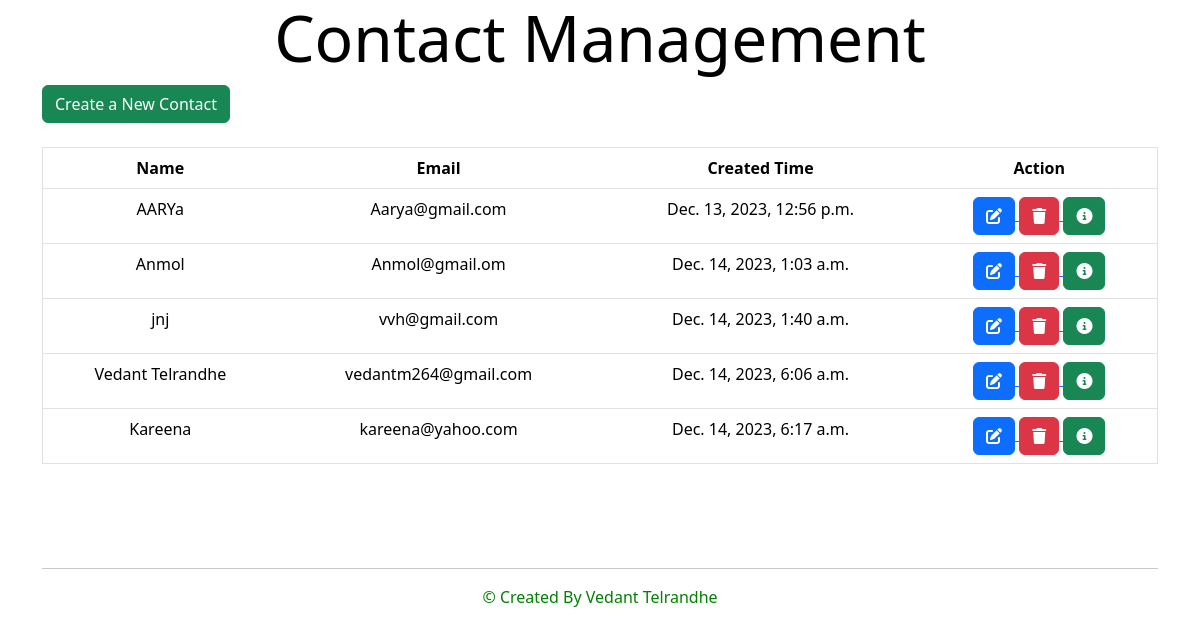
Before: / with the older database file.
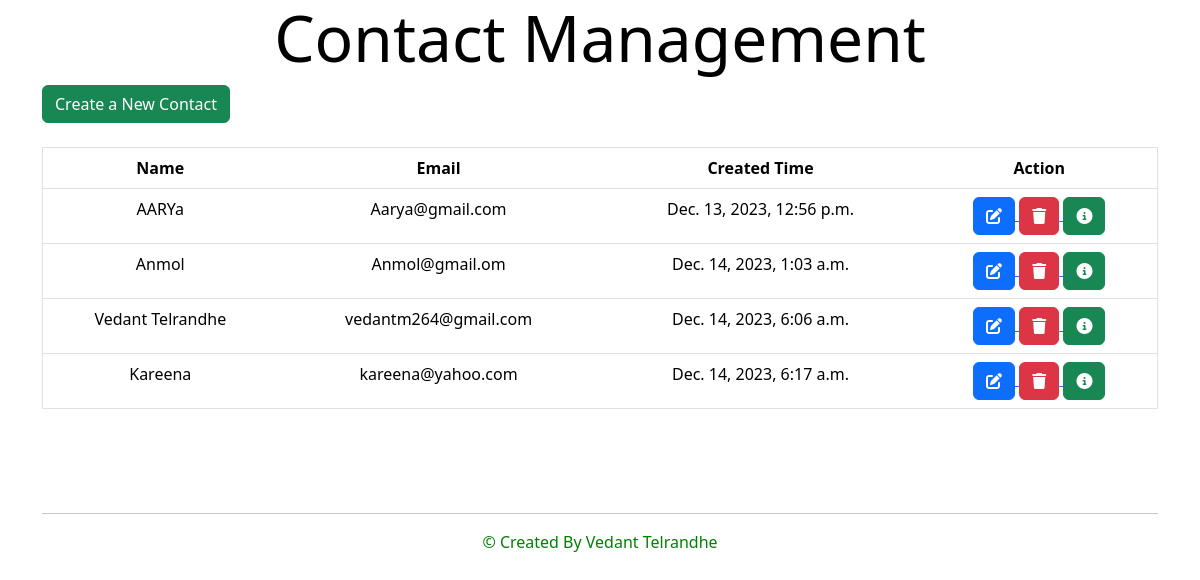
After: the same page with the newer database file.
### ContactManagement/models.py (models this page shows, shortened)
class Contact(models.Model):
    id=models.IntegerField(primary_key=True)
    fullname = models.CharField(max_length=100, unique=True)
    emailId=models.EmailField(unique=True)
    notes = models.CharField(max_length=255, default='No notes')
    created_at = models.DateTimeField(auto_now_add=True)

### ContactManagement/views.py (the view)
# urls.py: path('', views.index, name="index"),
def index(request):
    contacts=Contact.objects.all()
    return render(request,'index.html',{'contacts':contacts})

### ContactManagement/templates/index.html (shortened to what this page needs)
{% load static %}
<!DOCTYPE html>
<html lang="en">
<head>
    <link rel="stylesheet" href="https://cdnjs.cloudflare.com/ajax/libs/font-awesome/6.4.0/css/all.min.css">
    {% load bootstrap5 %}
    {% bootstrap_css %}
</head>
<body>
    <div class="container">
        <h1 style="color:black;" class="display-3"><b>Contact Management</b></h1>
        <a href="{% url 'addContact' %}"><button id="new3" class="btn btn-success">Create a New Contact</button></a>
        <br><br>
        <table id="customers" class="table" border="1">
            <thead class="thead-dark text-center">
                <th>Name</th>
                <th>Email</th>
                <th>Created Time</th>
                <th>Action</th>
            </thead>
            {% for contact in contacts %}
            <tr>
                <td class="text-center">{{ contact.fullname }}</td>
                <td class="text-center">{{ contact.emailId }}</td>
                <td class="text-center">{{ contact.created_at }}</td>
                <td class="text-center">
                    <a href="{% url 'updateContact' contact.id %}">
                        <button class="btn btn-primary icon-btn">
                            <i class="fas fa-edit"></i>
                        </button>
                    </a>
                    <a href="{% url 'deleteContact' contact.id %}">
                        <button class="btn btn-danger icon-btn">
                            <i class="fas fa-trash"></i>
                        </button>
                    </a>
                    <a href="{% url 'viewDetails' contact.id %}">
                        <button class="btn btn-success icon-btn">
                            <i class="fas fa-info-circle"></i>
                        </button>
                    </a>
                </td>
            </tr>
            {% endfor %}
        </table>
        <br><br>
        <footer class="pt-4">
            <hr />
            <p class="text-center" style="color:Green;" >&copy;&nbsp;Created By Vedant Telrandhe</p>
        </footer>
    </div>
</body>
</html>

Changed rows visible on the page:
removed Contact: fullname "jnj", emailId "vvh@gmail.com", created_at "Dec. 14, 2023, 1:40 a.m."
